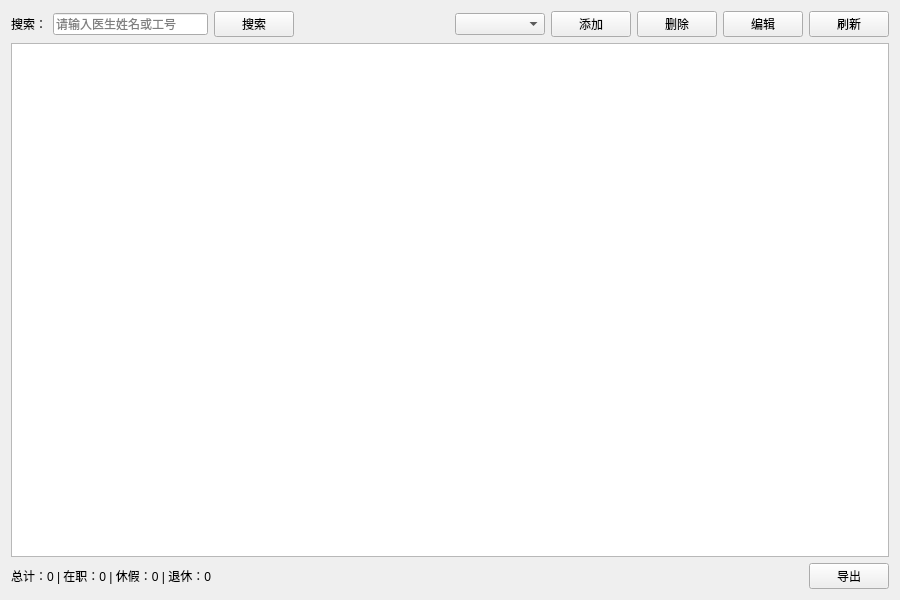
<?xml version="1.0" encoding="UTF-8"?>
<ui version="4.0">
 <class>DoctorView</class>
 <widget class="QWidget" name="DoctorView">
  <property name="geometry">
   <rect>
    <x>0</x>
    <y>0</y>
    <width>900</width>
    <height>600</height>
   </rect>
  </property>
  <property name="windowTitle">
   <string>医生管理</string>
  </property>
  <layout class="QVBoxLayout" name="verticalLayout">
   <item>
    <layout class="QHBoxLayout" name="searchLayout">
     <item>
      <widget class="QLabel" name="label">
       <property name="text">
        <string>搜索：</string>
       </property>
      </widget>
     </item>
     <item>
      <widget class="QLineEdit" name="txtSearch">
       <property name="placeholderText">
        <string>请输入医生姓名或工号</string>
       </property>
      </widget>
     </item>
     <item>
      <widget class="QPushButton" name="btSearch">
       <property name="text">
        <string>搜索</string>
       </property>
       <property name="icon">
        <iconset>
         <normaloff>:/icons/search.png</normaloff>:/icons/search.png</iconset>
       </property>
      </widget>
     </item>
     <item>
      <spacer name="horizontalSpacer">
       <property name="orientation">
        <enum>Qt::Horizontal</enum>
       </property>
       <property name="sizeHint" stdset="0">
        <size>
         <width>40</width>
         <height>20</height>
        </size>
       </property>
      </spacer>
     </item>
     <item>
      <widget class="QComboBox" name="cmbDepartmentFilter">
       <property name="placeholderText">
        <string>按科室筛选</string>
       </property>
      </widget>
     </item>
     <item>
      <widget class="QPushButton" name="btAdd">
       <property name="text">
        <string>添加</string>
       </property>
       <property name="icon">
        <iconset>
         <normaloff>:/icons/add.png</normaloff>:/icons/add.png</iconset>
       </property>
      </widget>
     </item>
     <item>
      <widget class="QPushButton" name="btDelete">
       <property name="text">
        <string>删除</string>
       </property>
       <property name="icon">
        <iconset>
         <normaloff>:/icons/delete.png</normaloff>:/icons/delete.png</iconset>
       </property>
      </widget>
     </item>
     <item>
      <widget class="QPushButton" name="btEdit">
       <property name="text">
        <string>编辑</string>
       </property>
       <property name="icon">
        <iconset>
         <normaloff>:/icons/edit.png</normaloff>:/icons/edit.png</iconset>
       </property>
      </widget>
     </item>
     <item>
      <widget class="QPushButton" name="btnRefresh">
       <property name="text">
        <string>刷新</string>
       </property>
       <property name="icon">
        <iconset>
         <normaloff>:/icons/refresh.png</normaloff>:/icons/refresh.png</iconset>
       </property>
      </widget>
     </item>
    </layout>
   </item>
   <item>
    <widget class="QTableView" name="tableView">
     <property name="alternatingRowColors">
      <bool>true</bool>
     </property>
     <property name="selectionMode">
      <enum>QAbstractItemView::SingleSelection</enum>
     </property>
     <property name="selectionBehavior">
      <enum>QAbstractItemView::SelectRows</enum>
     </property>
    </widget>
   </item>
   <item>
    <layout class="QHBoxLayout" name="statLayout">
     <item>
      <widget class="QLabel" name="lblStats">
       <property name="text">
        <string>总计：0 | 在职：0 | 休假：0 | 退休：0</string>
       </property>
      </widget>
     </item>
     <item>
      <spacer name="horizontalSpacer_2">
       <property name="orientation">
        <enum>Qt::Horizontal</enum>
       </property>
       <property name="sizeHint" stdset="0">
        <size>
         <width>40</width>
         <height>20</height>
        </size>
       </property>
      </spacer>
     </item>
     <item>
      <widget class="QPushButton" name="btnExport">
       <property name="text">
        <string>导出</string>
       </property>
       <property name="icon">
        <iconset>
         <normaloff>:/icons/export.png</normaloff>:/icons/export.png</iconset>
       </property>
      </widget>
     </item>
    </layout>
   </item>
  </layout>
 </widget>
 <resources/>
 <connections/>
</ui>
